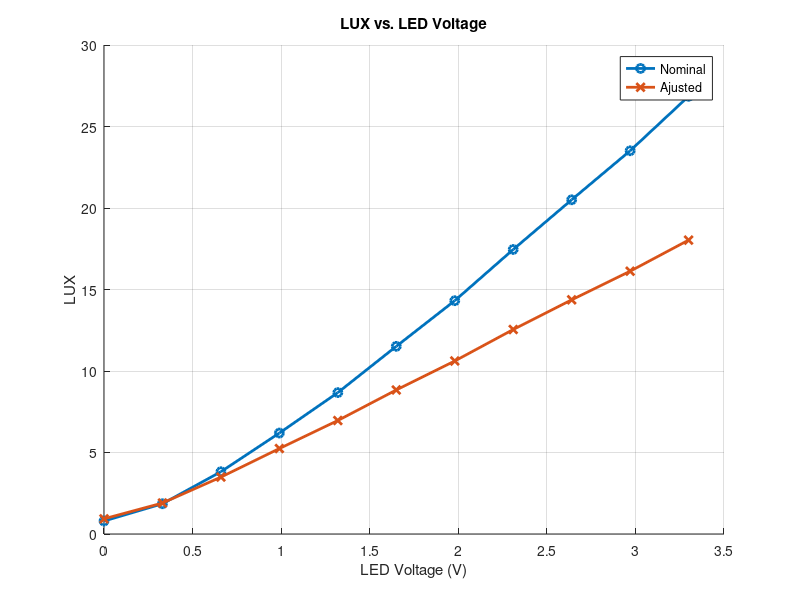
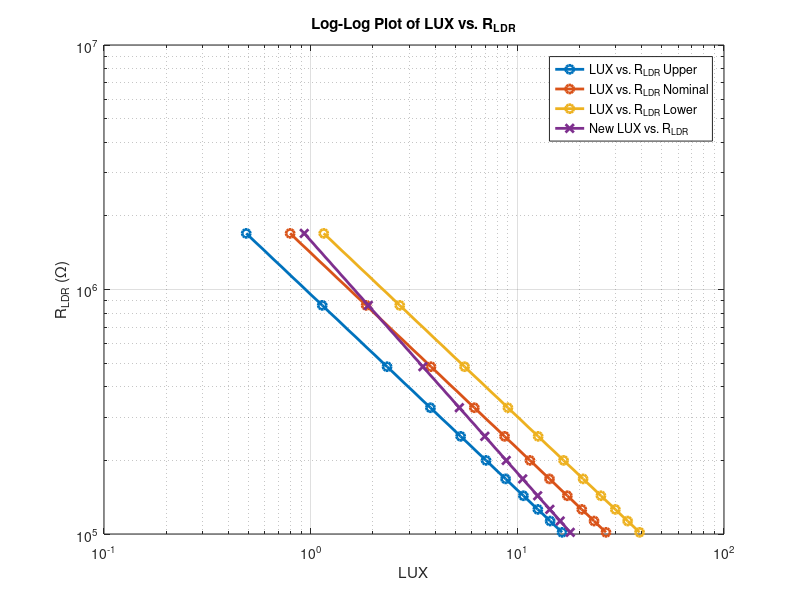

Write the MATLAB code that produced these figures, in order.
close all;

% Define original parameters
m_orig = -0.8;  % Original LDR characteristic slope
b_min = 5.98; % Original LDR characteristic intercept

b_nom = 6.15; % Original LDR characteristic intercept

b_max = 6.28; % Original LDR characteristic intercept

%Ajust m and b do fit aquired data
m_new = -0.95;
b_new = 6.2;

VCC = 3.3; % Supply voltage

% Example data (replace with actual measurements)
% Duty Cycle Voltage (V)
V_led = [0.00, 0.33, 0.66, 0.99, 1.32, 1.65, 1.98, 2.31, 2.64, 2.97, 3.30];
%#1 calibration readings
R_ldr = [1696250.00, 861276.56, 483373.50, 328429.75, 250828.03, 200000.00, 168043.45, 143370.80, 126046.51, 112972.98, 101580.38];

%R_ldr = [1696250.00, 610454.56, 305000.00, 206666.66, 156463.41, 126956.53, 108011.52, 93670.89, 83068.18, 74958.51, 69360.47];
%#2 calibration readings
%R_ldr = [8180000.50, 988780.50, 416562.53, 261192.03, 190735.30, ...
 %        150588.23, 124262.29, 105677.97, 91612.90, 81610.73, 73231.71];

% Compute LUX values using the original parameters
LUX_b_min = 10.^((log10(R_ldr) - b_min) / m_orig);

LUX_b_nom = 10.^((log10(R_ldr) - b_nom) / m_orig);

LUX_b_max = 10.^((log10(R_ldr) - b_max) / m_orig);

% Compute LUX values using the new parameters
LUX_new = 10.^((log10(R_ldr) - b_new) / m_new);

% Plot results: Original LUX vs. V_LED
figure;
%plot(V_led, LUX_b_min, '-o', 'LineWidth', 2, 'DisplayName', 'Original LUX');
hold on;
plot(V_led, LUX_b_nom, '-o', 'LineWidth', 2, 'DisplayName', 'Nominal');
%plot(V_led, LUX_b_max, '-o', 'LineWidth', 2, 'DisplayName', 'Original LUX');
plot(V_led, LUX_new, '-x', 'LineWidth', 2, 'DisplayName', 'Ajusted');
xlabel('LED Voltage (V)');
ylabel('LUX');
title('LUX vs. LED Voltage');
legend('show');
grid on;

% Log-log plot of LUX vs. R_LDR
figure;
loglog(LUX_b_min, R_ldr, '-o', 'LineWidth', 2, 'DisplayName', 'LUX vs. R_{LDR} Upper');
hold on;
loglog(LUX_b_nom, R_ldr, '-o', 'LineWidth', 2, 'DisplayName', 'LUX vs. R_{LDR} Nominal');
loglog(LUX_b_max, R_ldr, '-o', 'LineWidth', 2, 'DisplayName', 'LUX vs. R_{LDR} Lower');
loglog(LUX_new, R_ldr, '-x', 'LineWidth', 2, 'DisplayName', 'New LUX vs. R_{LDR}');
xlabel('LUX');
ylabel('R_{LDR} (Ω)');
title('Log-Log Plot of LUX vs. R_{LDR}');
legend('show');
grid on;
